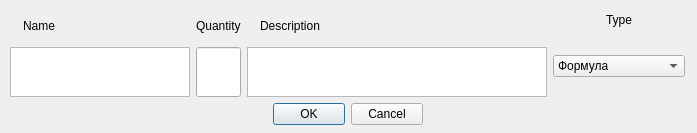
<?xml version="1.0" encoding="UTF-8"?>
<ui version="4.0">
 <class>Form</class>
 <widget class="QWidget" name="Form">
  <property name="geometry">
   <rect>
    <x>0</x>
    <y>0</y>
    <width>697</width>
    <height>133</height>
   </rect>
  </property>
  <property name="windowTitle">
   <string>Form</string>
  </property>
  <widget class="QWidget" name="verticalLayoutWidget">
   <property name="geometry">
    <rect>
     <x>10</x>
     <y>10</y>
     <width>675</width>
     <height>115</height>
    </rect>
   </property>
   <layout class="QVBoxLayout" name="verticalLayout">
    <item>
     <layout class="QHBoxLayout" name="horizontalLayout">
      <item>
       <layout class="QVBoxLayout" name="verticalLayout_3">
        <item>
         <layout class="QHBoxLayout" name="horizontalLayout_3">
          <item>
           <widget class="QLabel" name="label_4">
            <property name="text">
             <string/>
            </property>
           </widget>
          </item>
          <item>
           <widget class="QLabel" name="label">
            <property name="text">
             <string>Name</string>
            </property>
           </widget>
          </item>
          <item>
           <spacer name="horizontalSpacer_4">
            <property name="orientation">
             <enum>Qt::Horizontal</enum>
            </property>
            <property name="sizeHint" stdset="0">
             <size>
              <width>40</width>
              <height>20</height>
             </size>
            </property>
           </spacer>
          </item>
         </layout>
        </item>
        <item>
         <widget class="QPlainTextEdit" name="name_textEdit">
          <property name="minimumSize">
           <size>
            <width>160</width>
            <height>50</height>
           </size>
          </property>
          <property name="maximumSize">
           <size>
            <width>180</width>
            <height>50</height>
           </size>
          </property>
         </widget>
        </item>
       </layout>
      </item>
      <item>
       <layout class="QVBoxLayout" name="verticalLayout_5">
        <item>
         <layout class="QHBoxLayout" name="horizontalLayout_7">
          <item>
           <widget class="QLabel" name="quantity_txt">
            <property name="text">
             <string>Quantity</string>
            </property>
           </widget>
          </item>
         </layout>
        </item>
        <item>
         <widget class="QLineEdit" name="quantity_lineEdit">
          <property name="minimumSize">
           <size>
            <width>0</width>
            <height>50</height>
           </size>
          </property>
          <property name="maximumSize">
           <size>
            <width>45</width>
            <height>16777215</height>
           </size>
          </property>
         </widget>
        </item>
       </layout>
      </item>
      <item>
       <layout class="QVBoxLayout" name="verticalLayout_2">
        <item>
         <layout class="QHBoxLayout" name="horizontalLayout_4">
          <item>
           <widget class="QLabel" name="label_5">
            <property name="text">
             <string/>
            </property>
           </widget>
          </item>
          <item>
           <widget class="QLabel" name="description_label">
            <property name="text">
             <string>Description</string>
            </property>
           </widget>
          </item>
          <item>
           <spacer name="horizontalSpacer_6">
            <property name="orientation">
             <enum>Qt::Horizontal</enum>
            </property>
            <property name="sizeHint" stdset="0">
             <size>
              <width>40</width>
              <height>20</height>
             </size>
            </property>
           </spacer>
          </item>
         </layout>
        </item>
        <item>
         <widget class="QPlainTextEdit" name="description_textEdit">
          <property name="minimumSize">
           <size>
            <width>300</width>
            <height>50</height>
           </size>
          </property>
          <property name="maximumSize">
           <size>
            <width>16777215</width>
            <height>50</height>
           </size>
          </property>
         </widget>
        </item>
       </layout>
      </item>
      <item>
       <layout class="QVBoxLayout" name="verticalLayout_4">
        <item>
         <layout class="QHBoxLayout" name="horizontalLayout_5">
          <item>
           <layout class="QHBoxLayout" name="horizontalLayout_6">
            <item>
             <spacer name="horizontalSpacer_7">
              <property name="orientation">
               <enum>Qt::Horizontal</enum>
              </property>
              <property name="sizeHint" stdset="0">
               <size>
                <width>40</width>
                <height>20</height>
               </size>
              </property>
             </spacer>
            </item>
            <item>
             <widget class="QLabel" name="label_3">
              <property name="text">
               <string>Type</string>
              </property>
             </widget>
            </item>
            <item>
             <spacer name="horizontalSpacer_8">
              <property name="orientation">
               <enum>Qt::Horizontal</enum>
              </property>
              <property name="sizeHint" stdset="0">
               <size>
                <width>40</width>
                <height>20</height>
               </size>
              </property>
             </spacer>
            </item>
           </layout>
          </item>
         </layout>
        </item>
        <item>
         <spacer name="verticalSpacer">
          <property name="orientation">
           <enum>Qt::Vertical</enum>
          </property>
          <property name="sizeHint" stdset="0">
           <size>
            <width>20</width>
            <height>40</height>
           </size>
          </property>
         </spacer>
        </item>
        <item>
         <widget class="QComboBox" name="type_comboBox">
          <property name="minimumSize">
           <size>
            <width>110</width>
            <height>0</height>
           </size>
          </property>
          <item>
           <property name="text">
            <string>Формула</string>
           </property>
          </item>
          <item>
           <property name="text">
            <string>Закон</string>
           </property>
          </item>
          <item>
           <property name="text">
            <string>Определение</string>
           </property>
          </item>
         </widget>
        </item>
        <item>
         <spacer name="verticalSpacer_2">
          <property name="orientation">
           <enum>Qt::Vertical</enum>
          </property>
          <property name="sizeHint" stdset="0">
           <size>
            <width>20</width>
            <height>40</height>
           </size>
          </property>
         </spacer>
        </item>
       </layout>
      </item>
     </layout>
    </item>
    <item>
     <layout class="QHBoxLayout" name="horizontalLayout_2">
      <item>
       <spacer name="horizontalSpacer">
        <property name="orientation">
         <enum>Qt::Horizontal</enum>
        </property>
        <property name="sizeType">
         <enum>QSizePolicy::Expanding</enum>
        </property>
        <property name="sizeHint" stdset="0">
         <size>
          <width>40</width>
          <height>20</height>
         </size>
        </property>
       </spacer>
      </item>
      <item>
       <widget class="QDialogButtonBox" name="buttonBox">
        <property name="maximumSize">
         <size>
          <width>150</width>
          <height>16777215</height>
         </size>
        </property>
        <property name="standardButtons">
         <set>QDialogButtonBox::Cancel|QDialogButtonBox::Ok</set>
        </property>
       </widget>
      </item>
      <item>
       <spacer name="horizontalSpacer_2">
        <property name="orientation">
         <enum>Qt::Horizontal</enum>
        </property>
        <property name="sizeType">
         <enum>QSizePolicy::Expanding</enum>
        </property>
        <property name="sizeHint" stdset="0">
         <size>
          <width>40</width>
          <height>20</height>
         </size>
        </property>
       </spacer>
      </item>
     </layout>
    </item>
   </layout>
  </widget>
 </widget>
 <resources/>
 <connections/>
</ui>
